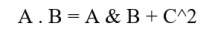
#> input picture data/samples/math_equation_sample.png, 215 x 32 px, given in place of sample_0000.png, which was not available
$ python verify_ctc_feasibility.py 5   (older library calls are emulated)
#> lines starting #> are read from the running program, lines starting #| are printed output that depends on the picture; after the words box and inside, x2 and y2 are one past the last pixel; in counts of white or black regions, pixels touching at a corner belong together; pictures that were not available may be replaced by others from this repository, and a replacement may not be noted
### src/preprocessing/enhancement.py
import cv2
import numpy as np
from PIL import Image

class ImagePreprocessor:
    """
    Advanced Preprocessing pipeline for document, handwritten, mathematical,
    and historical text recognition.
    Includes domain detection, adaptive historical enhancement, edge-preserving
    contrast enhancement, robust deskewing, and aspect-ratio preserving normalization.
    """
    def __init__(self, target_height: int = 32, default_max_width: int = 640):
        self.target_height = target_height
        self.default_max_width = default_max_width

    def grayscale(self, image: np.ndarray) -> np.ndarray:
        if image is None:
            return np.ones((self.target_height, 128), dtype=np.uint8) * 255
        if len(image.shape) == 3:
            if image.shape[2] == 4:
                # Alpha channel conversion with white background
                alpha = image[:, :, 3] / 255.0
                bg = np.ones_like(image[:, :, :3], dtype=np.float32) * 255.0
                blended = (image[:, :, :3] * alpha[:, :, None] + bg * (1.0 - alpha[:, :, None])).astype(np.uint8)
                return cv2.cvtColor(blended, cv2.COLOR_BGR2GRAY)
            return cv2.cvtColor(image, cv2.COLOR_BGR2GRAY)
        return image.copy()

    def denoise(self, image: np.ndarray) -> np.ndarray:
        # Fast bilateral filtering preserves high-frequency character edges and stroke terminals
        return cv2.bilateralFilter(image, d=5, sigmaColor=50, sigmaSpace=50)

    def enhance_contrast(self, image: np.ndarray) -> np.ndarray:
        # Multi-scale Contrast Limited Adaptive Histogram Equalization (CLAHE)
        clahe = cv2.createCLAHE(clipLimit=2.5, tileGridSize=(8, 8))
        return clahe.apply(image)

    # [86 lines left out: functions binarize, enhance_historical, detect_domain, not called in this run]

    def deskew(self, image: np.ndarray) -> np.ndarray:
        """
        Calculates skew angle on inverted text foreground strokes
        and applies rotation correction within safe bounds [-25 deg, +25 deg].
        """
        if np.mean(image) > 127:
            _, thresh = cv2.threshold(image, 0, 255, cv2.THRESH_BINARY_INV + cv2.THRESH_OTSU)
        else:
            _, thresh = cv2.threshold(image, 0, 255, cv2.THRESH_BINARY + cv2.THRESH_OTSU)

        coords = np.column_stack(np.where(thresh > 0))
        if coords.shape[0] < 50:
            return image

        angle = cv2.minAreaRect(coords)[-1]
        if angle < -45:
            angle = -(90 + angle)
        elif angle > 45:
            angle = 90 - angle
        else:
            angle = -angle

        if abs(angle) > 25.0 or abs(angle) < 0.3:
            return image

        (h, w) = image.shape[:2]
        center = (w // 2, h // 2)
        M = cv2.getRotationMatrix2D(center, angle, 1.0)
        rotated = cv2.warpAffine(image, M, (w, h), flags=cv2.INTER_CUBIC, borderMode=cv2.BORDER_REPLICATE)
        return rotated

    def resize_and_pad(self, image: np.ndarray, max_width: int = None, return_content_width: bool = False):
        h, w = image.shape[:2]
        if h <= 0 or w <= 0:
            blank = np.ones((self.target_height, 128), dtype=np.uint8) * 255
            return (blank, 128) if return_content_width else blank

        aspect_ratio = w / float(h)
        new_w = max(16, int(self.target_height * aspect_ratio))
        max_w = max_width or self.default_max_width
        new_w = min(new_w, max_w)

        interp = cv2.INTER_AREA if new_w < w else cv2.INTER_CUBIC
        resized = cv2.resize(image, (new_w, self.target_height), interpolation=interp)

        target_w = int(np.ceil(new_w / 16.0) * 16)
        target_w = max(32, target_w)

        if target_w > new_w:
            canvas = np.ones((self.target_height, target_w), dtype=np.uint8) * 255
            canvas[:, :new_w] = resized
            return (canvas, new_w) if return_content_width else canvas
        return (resized, new_w) if return_content_width else resized

    def normalize_polarity(self, gray: np.ndarray) -> np.ndarray:
        """
        Detects dark background with white/light text and automatically
        inverts it to standard dark ink on light background.
        """
        if gray is None or gray.size == 0:
            return gray
        h, w = gray.shape[:2]
        if h < 4 or w < 4:
            return gray
        border = np.concatenate([gray[0, :], gray[-1, :], gray[:, 0], gray[:, -1]])
        if float(np.median(border)) < 115:
            return 255 - gray
        return gray

    def prepare(self, image: np.ndarray, max_width: int = None, is_historical: bool = False) -> tuple:
        """
        Primary preprocessing entry point.
        Returns (final_uint8_image, content_width).
        """
        if is_historical:
            enhanced = self.enhance_historical(image)
        else:
            gray = self.grayscale(image)
            gray = self.normalize_polarity(gray)
            denoised = self.denoise(gray)
            enhanced = self.enhance_contrast(denoised)

        # Subtle unsharp masking for sharp stroke terminals
        if enhanced is not None and enhanced.size > 0:
            blur = cv2.GaussianBlur(enhanced, (0, 0), 1.0)
            enhanced = cv2.addWeighted(enhanced, 1.25, blur, -0.25, 0)

        deskewed = self.deskew(enhanced)
        final_img, content_width = self.resize_and_pad(
            deskewed, max_width=max_width, return_content_width=True
        )
        return final_img, content_width

    # [19 lines left out: function process, not called in this run]

### verify_ctc_feasibility.py
"""
Verify CTC feasibility through the REAL preprocessing pipeline.

This runs src.preprocessing.enhancement.ImagePreprocessor.prepare() - the exact
function src/dataset.py calls - over every image the default training config
would load, then replicates the width arithmetic from ocr_collate_fn and checks
the condition CTC actually requires:

    T  >=  L + (number of adjacent duplicate characters in the label)

The duplicate term matters and is easy to miss: CTC must emit a blank between
two identical consecutive characters, so "seen" needs 5 timesteps, not 4. A
sample that fails this has no valid alignment, its loss is +inf, and
zero_infinity=True silently replaces it with zero - contributing no gradient
while still being averaged into the reported loss.

Runs without torch, so it can be checked in the sandbox before the user spends
hours on a real run.
"""
import csv
import os
import sys
import time

import cv2

sys.path.insert(0, os.path.dirname(os.path.abspath(__file__)))
from src.preprocessing.enhancement import ImagePreprocessor

WIDTH_REDUCTION = 4
MANIFEST = os.path.join("data", "splits.csv")
LIMIT = int(sys.argv[1]) if len(sys.argv) > 1 else 0


def min_timesteps_required(encoded):
    """L plus one extra slot for each adjacent duplicate."""
    if not encoded:
        return 1
    need = len(encoded)
    for a, b in zip(encoded, encoded[1:]):
        if a == b:
            need += 1
    return need


def main():
    rows = list(csv.DictReader(open(MANIFEST, encoding="utf-8")))
#> (reads data/splits.csv from the repository)
    root = os.path.dirname(os.path.abspath(MANIFEST))

    def select(split):
        return [r for r in rows
                if r["split"] == split and r["is_math"] == "0" and r["ctc_feasible"] == "1"]

    # Vocabulary exactly as train.py builds it: from the training labels in use.
    train_rows = select("train")
    vocab = "".join(sorted({c for r in train_rows for c in r["label"]}))
    char2idx = {c: i + 1 for i, c in enumerate(vocab)}
    print(f"vocab: {len(vocab)} chars -> {len(vocab) + 1} classes with blank")

    pre = ImagePreprocessor(target_height=32, default_max_width=640)
    grand_fail = 0

    for split in ("train", "valid", "test"):
        sel = select(split)
        if LIMIT:
            sel = sel[:LIMIT]
        fails, widths, ratios = [], [], []
        t0 = time.time()

        for i, r in enumerate(sel):
            path = os.path.join(root, os.path.normpath(r["image_path"].replace("\\", "/")))
            img = cv2.imread(path, cv2.IMREAD_GRAYSCALE)
#> img is the input picture: shape (32, 215); min 10, max 255, mean 238.7
            if img is None:
                fails.append((r["label"], "UNREADABLE", 0, 0))
                continue

            _, content_width = pre.prepare(img, max_width=640)
#> in normalize_polarity, `border = np.concatenate([gray[0, :], gray[-1, :], gray[:, 0], gray[:, ..`: border = 494 values from 255 to 255
#> in enhance_contrast, `return clahe.apply(image)`:
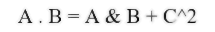
#> returned value: shape (32, 215); min 12, max 255, mean 238.5
#> in prepare, `blur = cv2.GaussianBlur(enhanced, (0, 0), 1.0)`:
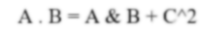
#> blur: shape (32, 215); min 80, max 255, mean 238.5
#> in deskew, `_, thresh = cv2.threshold(image, 0, 255, cv2.THRESH_BINARY_INV + cv2.T..`:
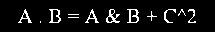
#> thresh: shape (32, 215); 7.1% white in thin lines or dots, all inside (x1, y1, x2, y2) = (18, 9, 196, 23)
#> in deskew, `coords = np.column_stack(np.where(thresh > 0))`: coords = 489 pairs, first value 9 to 22, second value 18 to 195
#> in deskew, `angle = cv2.minAreaRect(coords)[-1]`: angle = -90
#> in deskew, `angle = -(90 + angle)`: angle = 0
#> in resize_and_pad, `canvas[:, :new_w] = resized`:
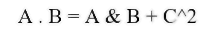
#> canvas: shape (32, 224); min 0, max 255, mean 239.1
#> in prepare, `final_img, content_width = self.resize_and_pad( deskewed, max_width=ma..`: content_width = 215
#> content_width = 215
            T = max(1, content_width // WIDTH_REDUCTION)
#> T = 53
            encoded = [char2idx[c] for c in r["label"] if c in char2idx]
            need = min_timesteps_required(encoded)

            widths.append(content_width)
            ratios.append(T / max(1, need))
            if T < need:
                fails.append((r["label"], f"T={T} need={need}", content_width, len(encoded)))

            if (i + 1) % 250 == 0:
                print(f"  {split}: {i + 1}/{len(sel)} ({time.time() - t0:.0f}s)", flush=True)

        n = len(sel)
#> n = 5
        ok = n - len(fails)
        print(f"\n[{split}] {n} samples in {time.time() - t0:.0f}s")
        print(f"   alignable : {ok}/{n} ({100.0 * ok / max(1, n):.2f}%)")
        if widths:
            widths_sorted = sorted(widths)
            print(f"   content_width  min/median/max : {widths_sorted[0]} / "
                  f"{widths_sorted[len(widths_sorted) // 2]} / {widths_sorted[-1]}")
            print(f"   T/need ratio   min/median      : {min(ratios):.2f} / "
                  f"{sorted(ratios)[len(ratios) // 2]:.2f}   (>=1.0 required)")
            tight = sum(1 for x in ratios if x < 1.5)
            print(f"   samples with less than 1.5x headroom : {tight}")
        if fails:
            grand_fail += len(fails)
            print(f"   [X] {len(fails)} INFEASIBLE - CTC loss will be zeroed for these:")
            for label, why, cw, L in fails[:8]:
                print(f"       {why:<18} width={cw:<4} len={L:<3} {label[:44]!r}")

    print("\n" + "=" * 68)
    if grand_fail == 0:
        print("[OK] Every sample in the default config has a valid CTC alignment,")
        print("     including the blank required between repeated characters.")
        print("     No sample will have its loss silently zeroed.")
    else:
        print(f"[X] {grand_fail} sample(s) cannot be aligned. Raise max_width or")
        print("    tighten the make_splits feasibility rule before training.")
    print("=" * 68)
    return 1 if grand_fail else 0


if __name__ == "__main__":
#> (the run stopped early here; a loop or call above may not have finished)
